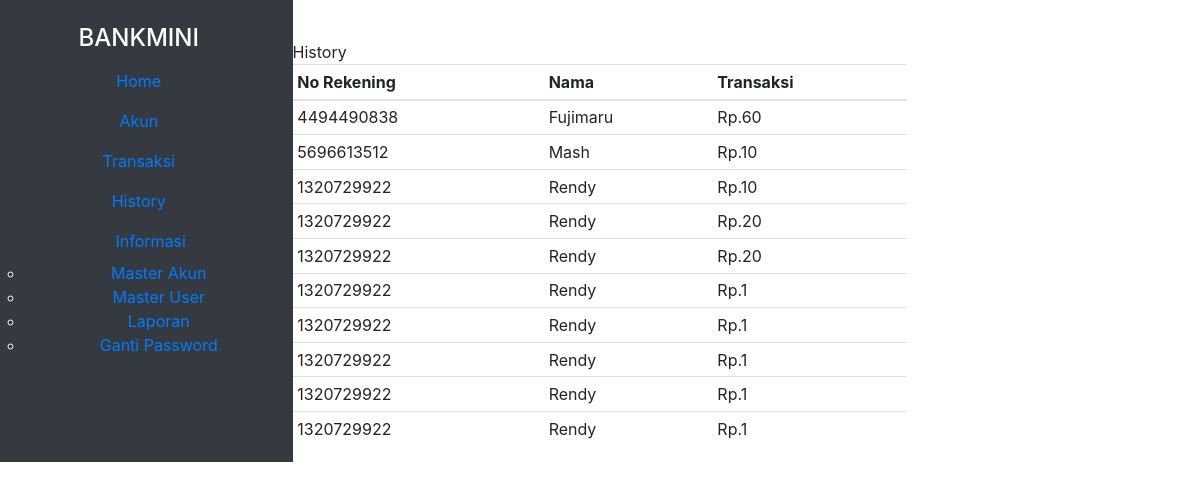
The app's page /index.php/dashboard/history, older data.
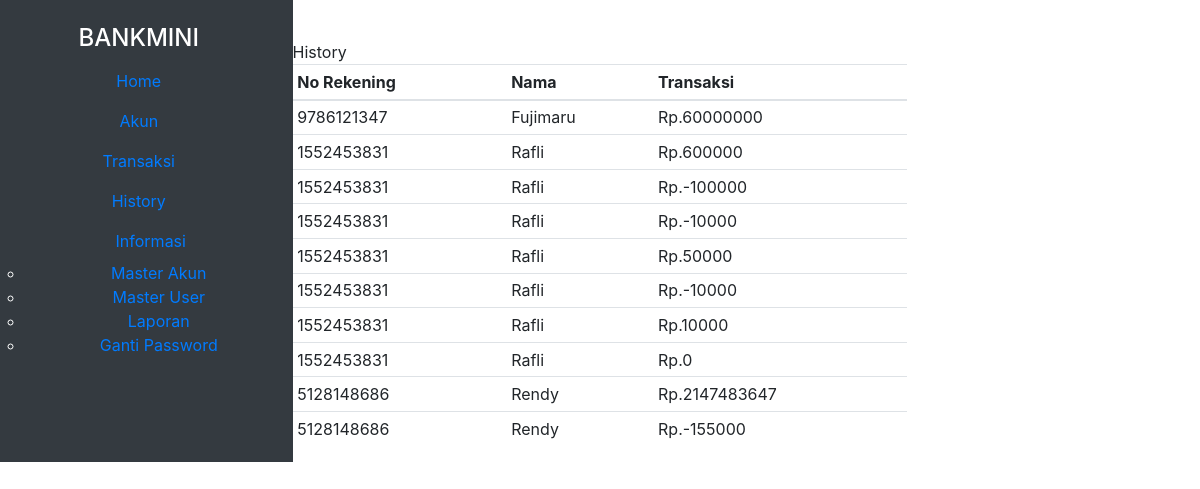
The same page, newer data.
### tables this page shows
CREATE TABLE `transaksi` (
  `id_transaksi` int(11) NOT NULL,
  `id_akun` char(10) NOT NULL,
  `transaksi` int(11) NOT NULL
);

### application/controllers/Dashboard.php (called while the page is built, shortened)
<?php
class dashboard extends CI_Controller {
    public function __construct(){
        $this->load->helper('url');
        $this->load->library('session');
        $this->load->model('mUser');
        $this->load->model('mTransaksi');
        $this->load->model('mAkun');
    }
    public function history()
    {
        $data['getHistory'] = $this->db->get('history')->result();
        $this->load->view('history',$data);
    }
}

### index.php (called while the page is built, shortened)
<?php
require_once BASEPATH.'core/CodeIgniter.php';

### application/views/history.php (the view)
<?php include "template/header.php" ?>
<div class="body-content">
    <div class="container">
        <div class="row">
            <div class="col-md-8 p-0 m-0">
                <div class="sub">
                    History
                </div>
                <div class="bgtable-L">
                    <table class="table table-sm ">
                        <thead>
                            <tr>
                                <th scope="col">No Rekening</th>
                                <th scope="col">Nama</th>
                                <th scope="col">Transaksi</th>
                            </tr>
                        </thead>
                        <tbody>
                        <?php $no = 1; foreach($getHistory as $row) :?>
                            <tr>
                                <td><?= $row->id_akun ?></td>
                                <td><?= $row->nama ?></td>
                                <td>Rp.<?= $row->transaksi ?></td>
                            </tr>
                        <?php endforeach;?>
                        </tbody>
                    </table>
                </div>
            </div>
        </div>
    </div>
</div>
<?php include "template/footer.php" ?>

Row changes from the older to the newer data that the page shows:
removed transaksi: id_akun "4494490838", nama "Fujimaru", transaksi "60"
removed transaksi: id_akun "5696613512", nama "Mash", transaksi "10"
removed transaksi: id_akun "1320729922", nama "Rendy", transaksi "10"
removed transaksi: id_akun "1320729922", nama "Rendy", transaksi "20"
removed transaksi: id_akun "1320729922", nama "Rendy", transaksi "20"
removed transaksi: id_akun "1320729922", nama "Rendy", transaksi "1"
removed transaksi: id_akun "1320729922", nama "Rendy", transaksi "1"
removed transaksi: id_akun "1320729922", nama "Rendy", transaksi "1"
removed transaksi: id_akun "1320729922", nama "Rendy", transaksi "1"
removed transaksi: id_akun "1320729922", nama "Rendy", transaksi "1"
added transaksi: id_akun "9786121347", nama "Fujimaru", transaksi "60000000"
added transaksi: id_akun "1552453831", nama "Rafli", transaksi "600000"
added transaksi: id_akun "1552453831", nama "Rafli", transaksi "-100000"
added transaksi: id_akun "1552453831", nama "Rafli", transaksi "-10000"
added transaksi: id_akun "1552453831", nama "Rafli", transaksi "50000"
added transaksi: id_akun "1552453831", nama "Rafli", transaksi "-10000"
added transaksi: id_akun "1552453831", nama "Rafli", transaksi "10000"
added transaksi: id_akun "1552453831", nama "Rafli", transaksi "0"
added transaksi: id_akun "5128148686", nama "Rendy", transaksi "2147483647"
added transaksi: id_akun "5128148686", nama "Rendy", transaksi "-155000"
